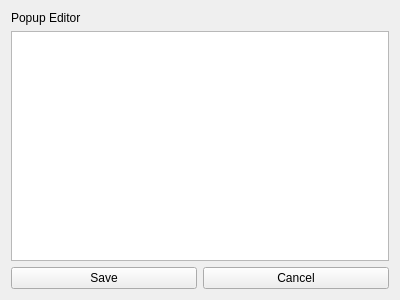
<?xml version="1.0" encoding="UTF-8"?>
<ui version="4.0">
 <class>PopupEditer</class>
 <widget class="QWidget" name="PopupEditer">
  <property name="geometry">
   <rect>
    <x>0</x>
    <y>0</y>
    <width>400</width>
    <height>300</height>
   </rect>
  </property>
  <property name="windowTitle">
   <string>Popup Editor</string>
  </property>
  <layout class="QVBoxLayout" name="verticalLayout">
   <item>
    <widget class="QLabel" name="titleLabel">
     <property name="text">
      <string>Popup Editor</string>
     </property>
    </widget>
   </item>
   <item>
    <widget class="QPlainTextEdit" name="editorBox"/>
   </item>
   <item>
    <layout class="QHBoxLayout" name="buttonLayout">
     <item>
      <widget class="QPushButton" name="saveButton">
       <property name="text">
        <string>Save</string>
       </property>
      </widget>
     </item>
     <item>
      <widget class="QPushButton" name="cancelButton">
       <property name="text">
        <string>Cancel</string>
       </property>
      </widget>
     </item>
    </layout>
   </item>
  </layout>
 </widget>
 <resources/>
 <connections/>
</ui>
